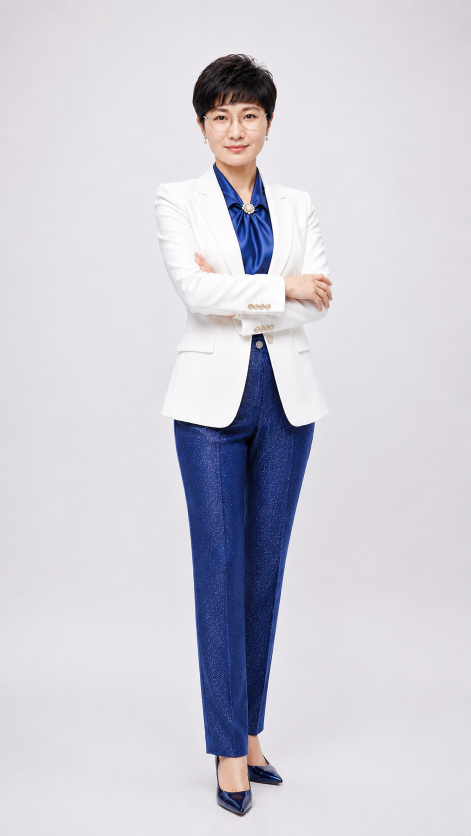
#> input picture KakaoTalk_20260622_160251210.png, 941 x 1672 px, found by its file name (shown at 1/2 size)
$ python brighten_profile_images.py
#> lines starting #> are read from the running program, lines starting #| are printed output that depends on the picture
from pathlib import Path
from PIL import Image, ImageEnhance, ImageFilter


ROOT = Path(__file__).resolve().parents[1]
ASSETS = ROOT / "assets"
ASSETS.mkdir(exist_ok=True)

PROFILE_SRC = Path(r"C:\Users\홍주안\Desktop\강사프로필사\KakaoTalk_20260622_160251210.png")
CLASS_SRC = Path(r"C:\Users\홍주안\Desktop\강사프로필사\KakaoTalk_20260622_190003896_12.jpg")


def brighten_portrait(img: Image.Image) -> Image.Image:
    img = img.convert("RGB")
#> img is the input picture: PIL image 941x1672 RGB; mean R, G, B 207.3, 205.7, 214.6
    img = ImageEnhance.Brightness(img).enhance(1.10)
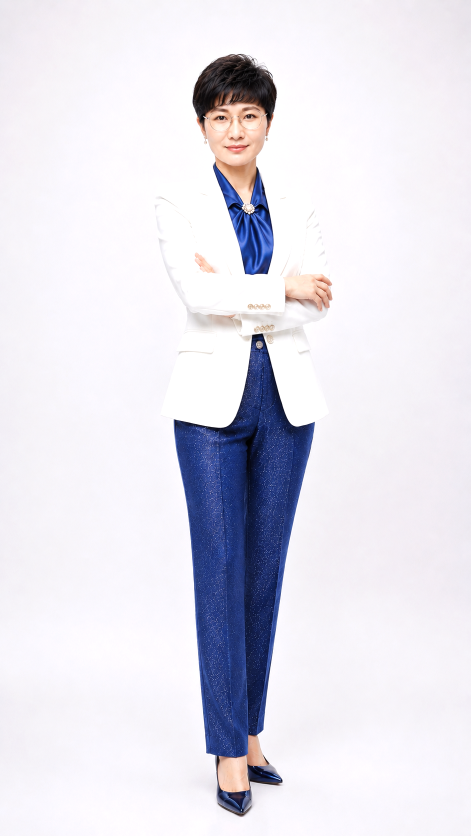
#> img: PIL image 941x1672 RGB (shown at 1/2 size); mean R, G, B 226.6, 224.9, 234.3
    img = ImageEnhance.Contrast(img).enhance(1.05)
    img = ImageEnhance.Color(img).enhance(1.05)
    img = ImageEnhance.Sharpness(img).enhance(1.08)
    warm = Image.new("RGB", img.size, (255, 248, 235))
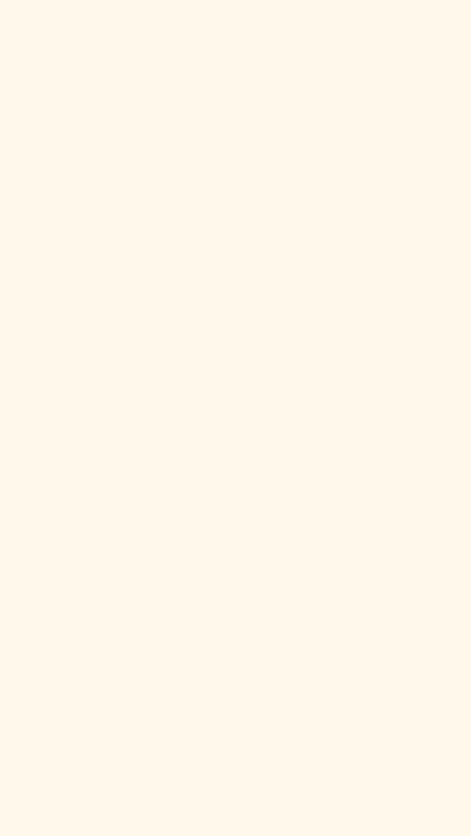
#> warm: PIL image 941x1672 RGB (shown at 1/2 size); mean R, G, B 255, 248, 235
    img = Image.blend(img, warm, 0.035)
    return img


def brighten_classroom(img: Image.Image) -> Image.Image:
    img = img.convert("RGB")
    img = ImageEnhance.Brightness(img).enhance(1.22)
    img = ImageEnhance.Contrast(img).enhance(1.08)
    img = ImageEnhance.Color(img).enhance(1.08)
    warm = Image.new("RGB", img.size, (255, 250, 238))
    img = Image.blend(img, warm, 0.045)
    return img.filter(ImageFilter.UnsharpMask(radius=1.2, percent=65, threshold=3))


def make_hero_crop(img: Image.Image) -> Image.Image:
    width, height = img.size
#> width = 941; height = 1672
    target_ratio = 430 / 520
    crop_h = min(height, int(width / target_ratio))
#> crop_h = 1137
    top = max(0, min(95, height - crop_h))
#> top = 95
    crop = img.crop((0, top, width, top + crop_h))
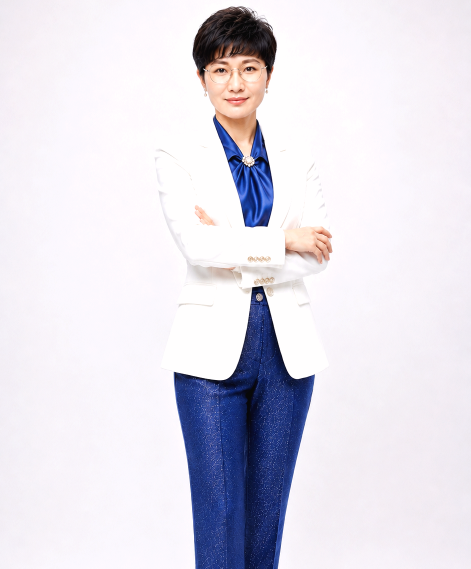
#> crop: PIL image 941x1137 RGB (shown at 1/2 size); mean R, G, B 224.6, 221.7, 231.7
    return crop.resize((860, 1040), Image.Resampling.LANCZOS)
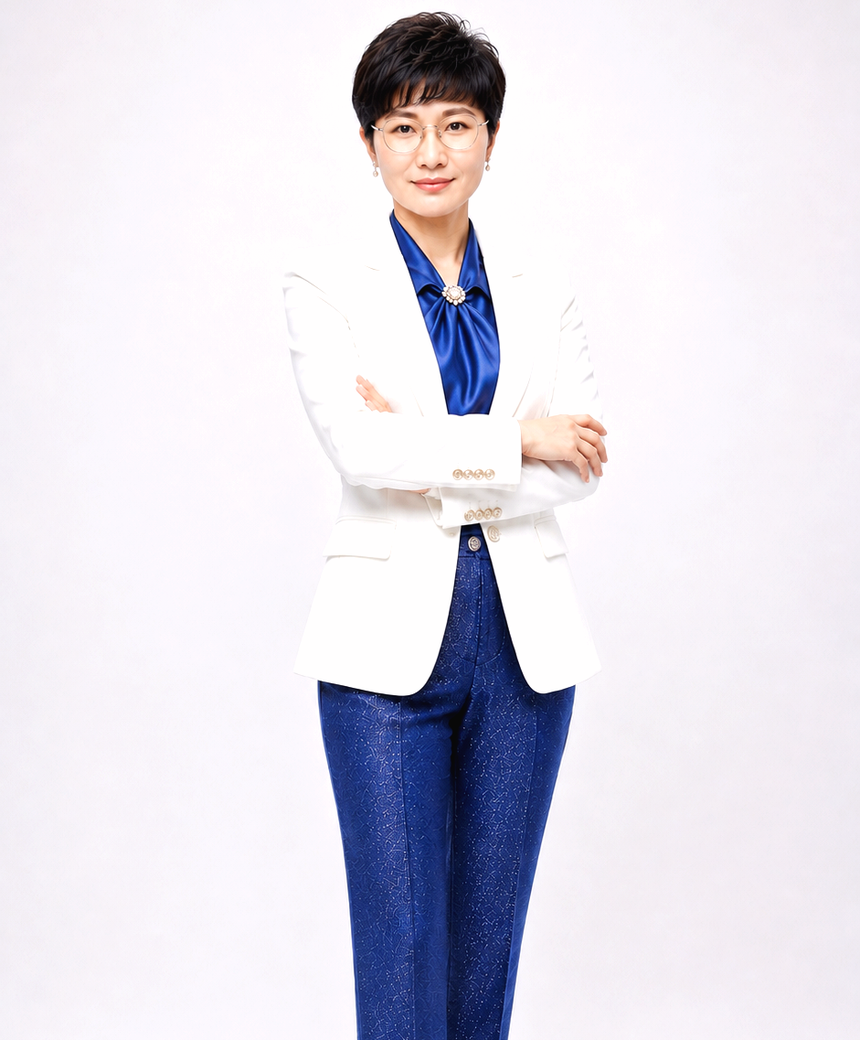
#> returned value: PIL image 860x1040 RGB; mean R, G, B 224.5, 221.7, 231.7


def main():
    portrait = brighten_portrait(Image.open(PROFILE_SRC))
    portrait.save(ASSETS / "katehong-profile-bright.png")

    hero = make_hero_crop(portrait)
    hero.save(ASSETS / "katehong-hero-bright.png")

#> (the run stopped early here; a loop or call above may not have finished)
